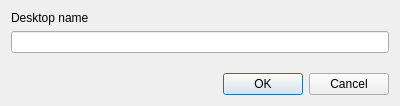
<?xml version="1.0" encoding="UTF-8"?>
<ui version="4.0">
 <class>ManageDesktop</class>
 <widget class="QDialog" name="ManageDesktop">
  <property name="geometry">
   <rect>
    <x>0</x>
    <y>0</y>
    <width>400</width>
    <height>106</height>
   </rect>
  </property>
  <property name="windowTitle">
   <string>Dialog</string>
  </property>
  <layout class="QVBoxLayout" name="verticalLayout">
   <item>
    <widget class="QLabel" name="label">
     <property name="text">
      <string>Desktop name</string>
     </property>
    </widget>
   </item>
   <item>
    <widget class="QLineEdit" name="desktopName"/>
   </item>
   <item>
    <spacer name="verticalSpacer">
     <property name="orientation">
      <enum>Qt::Vertical</enum>
     </property>
     <property name="sizeHint" stdset="0">
      <size>
       <width>20</width>
       <height>40</height>
      </size>
     </property>
    </spacer>
   </item>
   <item>
    <widget class="QDialogButtonBox" name="buttonBox">
     <property name="orientation">
      <enum>Qt::Horizontal</enum>
     </property>
     <property name="standardButtons">
      <set>QDialogButtonBox::Cancel|QDialogButtonBox::Ok</set>
     </property>
    </widget>
   </item>
  </layout>
 </widget>
 <resources/>
 <connections>
  <connection>
   <sender>buttonBox</sender>
   <signal>accepted()</signal>
   <receiver>ManageDesktop</receiver>
   <slot>accept()</slot>
   <hints>
    <hint type="sourcelabel">
     <x>248</x>
     <y>254</y>
    </hint>
    <hint type="destinationlabel">
     <x>157</x>
     <y>274</y>
    </hint>
   </hints>
  </connection>
  <connection>
   <sender>buttonBox</sender>
   <signal>rejected()</signal>
   <receiver>ManageDesktop</receiver>
   <slot>reject()</slot>
   <hints>
    <hint type="sourcelabel">
     <x>316</x>
     <y>260</y>
    </hint>
    <hint type="destinationlabel">
     <x>286</x>
     <y>274</y>
    </hint>
   </hints>
  </connection>
 </connections>
</ui>
